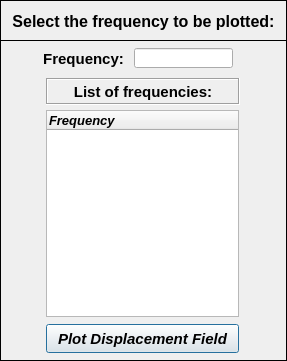
<?xml version="1.0" encoding="UTF-8"?>
<ui version="4.0">
 <class>Dialog</class>
 <widget class="QDialog" name="Dialog">
  <property name="windowModality">
   <enum>Qt::NonModal</enum>
  </property>
  <property name="geometry">
   <rect>
    <x>0</x>
    <y>0</y>
    <width>287</width>
    <height>361</height>
   </rect>
  </property>
  <property name="sizePolicy">
   <sizepolicy hsizetype="Fixed" vsizetype="Fixed">
    <horstretch>0</horstretch>
    <verstretch>0</verstretch>
   </sizepolicy>
  </property>
  <property name="minimumSize">
   <size>
    <width>287</width>
    <height>361</height>
   </size>
  </property>
  <property name="maximumSize">
   <size>
    <width>287</width>
    <height>361</height>
   </size>
  </property>
  <property name="contextMenuPolicy">
   <enum>Qt::DefaultContextMenu</enum>
  </property>
  <property name="windowTitle">
   <string>Plot Displacement Field</string>
  </property>
  <property name="windowIcon">
   <iconset>
    <normaloff>../../../../../../Downloads/load - Copia.png</normaloff>../../../../../../Downloads/load - Copia.png</iconset>
  </property>
  <property name="whatsThis">
   <string/>
  </property>
  <widget class="QWidget" name="widget" native="true">
   <property name="geometry">
    <rect>
     <x>0</x>
     <y>0</y>
     <width>401</width>
     <height>375</height>
    </rect>
   </property>
   <property name="font">
    <font>
     <kerning>true</kerning>
    </font>
   </property>
   <widget class="QFrame" name="frame">
    <property name="geometry">
     <rect>
      <x>0</x>
      <y>0</y>
      <width>287</width>
      <height>41</height>
     </rect>
    </property>
    <property name="frameShape">
     <enum>QFrame::Box</enum>
    </property>
    <property name="frameShadow">
     <enum>QFrame::Plain</enum>
    </property>
    <property name="lineWidth">
     <number>1</number>
    </property>
    <widget class="QLabel" name="label">
     <property name="geometry">
      <rect>
       <x>6</x>
       <y>10</y>
       <width>275</width>
       <height>23</height>
      </rect>
     </property>
     <property name="font">
      <font>
       <family>Arial</family>
       <pointsize>12</pointsize>
       <weight>75</weight>
       <italic>false</italic>
       <bold>true</bold>
      </font>
     </property>
     <property name="text">
      <string>Select the frequency to be plotted:</string>
     </property>
     <property name="textFormat">
      <enum>Qt::AutoText</enum>
     </property>
     <property name="alignment">
      <set>Qt::AlignCenter</set>
     </property>
    </widget>
   </widget>
   <widget class="QFrame" name="frame_2">
    <property name="geometry">
     <rect>
      <x>0</x>
      <y>40</y>
      <width>287</width>
      <height>321</height>
     </rect>
    </property>
    <property name="frameShape">
     <enum>QFrame::Box</enum>
    </property>
    <property name="frameShadow">
     <enum>QFrame::Plain</enum>
    </property>
    <widget class="QTreeWidget" name="treeWidget">
     <property name="geometry">
      <rect>
       <x>46</x>
       <y>70</y>
       <width>193</width>
       <height>207</height>
      </rect>
     </property>
     <property name="font">
      <font>
       <family>Arial</family>
       <pointsize>10</pointsize>
       <weight>75</weight>
       <italic>true</italic>
       <bold>true</bold>
      </font>
     </property>
     <column>
      <property name="text">
       <string notr="true">Frequency</string>
      </property>
     </column>
    </widget>
    <widget class="QPushButton" name="pushButton">
     <property name="geometry">
      <rect>
       <x>46</x>
       <y>284</y>
       <width>193</width>
       <height>29</height>
      </rect>
     </property>
     <property name="font">
      <font>
       <family>Arial</family>
       <pointsize>11</pointsize>
       <weight>75</weight>
       <italic>true</italic>
       <bold>true</bold>
      </font>
     </property>
     <property name="text">
      <string>Plot Displacement Field</string>
     </property>
    </widget>
    <widget class="QLabel" name="label_3">
     <property name="geometry">
      <rect>
       <x>46</x>
       <y>38</y>
       <width>194</width>
       <height>27</height>
      </rect>
     </property>
     <property name="font">
      <font>
       <family>Arial</family>
       <pointsize>11</pointsize>
       <weight>75</weight>
       <bold>true</bold>
      </font>
     </property>
     <property name="frameShape">
      <enum>QFrame::Box</enum>
     </property>
     <property name="frameShadow">
      <enum>QFrame::Sunken</enum>
     </property>
     <property name="text">
      <string>List of frequencies:</string>
     </property>
     <property name="alignment">
      <set>Qt::AlignCenter</set>
     </property>
    </widget>
    <widget class="QLabel" name="label_2">
     <property name="geometry">
      <rect>
       <x>36</x>
       <y>8</y>
       <width>95</width>
       <height>21</height>
      </rect>
     </property>
     <property name="font">
      <font>
       <family>Arial</family>
       <pointsize>11</pointsize>
       <weight>75</weight>
       <bold>true</bold>
      </font>
     </property>
     <property name="text">
      <string>Frequency:</string>
     </property>
     <property name="alignment">
      <set>Qt::AlignCenter</set>
     </property>
    </widget>
    <widget class="QLineEdit" name="lineEdit">
     <property name="geometry">
      <rect>
       <x>134</x>
       <y>8</y>
       <width>99</width>
       <height>20</height>
      </rect>
     </property>
     <property name="font">
      <font>
       <family>Arial</family>
       <pointsize>10</pointsize>
       <weight>75</weight>
       <italic>true</italic>
       <bold>true</bold>
      </font>
     </property>
     <property name="alignment">
      <set>Qt::AlignCenter</set>
     </property>
    </widget>
   </widget>
  </widget>
 </widget>
 <resources/>
 <connections/>
</ui>
